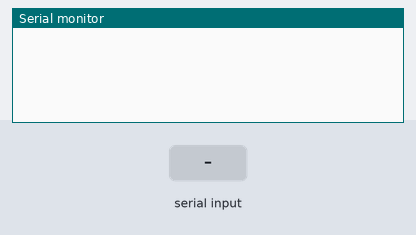
This sketch was run on a simulated Arduino Uno, built with avr-gcc and run on an emulated ATmega328P. Parts: the last lines printed to the serial monitor. The inputs (shaded band) are chosen by the test bench.

Above: at 1.2 s.
1.3 s: "90,45\n" received over Serial
At 2.7 s:
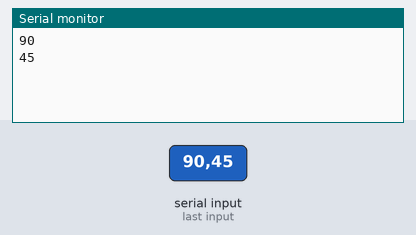
3.5 s: "30,150\n" received over Serial
At 5.4 s:
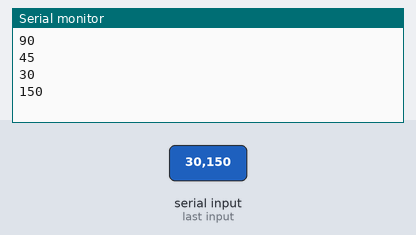
Timing chart, 0 to 6.9 s (numbered marks = the images above; inputs shaded):
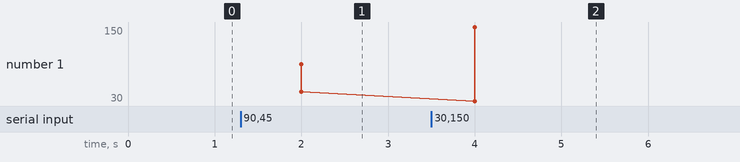

The sketch:

ReceiveDataESP.ino
```cpp
/* ReceiveDataESP.ino
 *
 * Program used in order to receive data over serial communication
 * from another Arduino board.
 *
 * Connect Rx pin of the ESP to Tx pin of the Arduino board
 * Connect Tx pin of the ESP to Rx pin of the Arduino board
 * NOTE: These wires should not be plugged in while uploading the code
 * Connect both boards to GND
 *
 * created 13/01/2022
 * by Victor Leweke
 * last modified 14/01/2022
 */

int const numVariables = 2;        // Define number of variables to be received
int arr[numVariables];             // Create an empty array with size equal to number of variables

void setup() {

  Serial.begin(115200);
  while (!Serial) { // Make sure the connection is established
    ;
  }
}


void loop() {

  if (Serial.available() > numVariables+1) {
    for (int i = 0; i < numVariables; i++) {
      arr[i] = (int)Serial.parseInt();      // Each variable is assigned to an index in the array
      Serial.println(arr[i]);               // For testing
    }
  }
  delay(1000);
}
```

Measured:
- after the input at 1.3 s, the serial monitor: prints a new line after 0.70 s (image 1)
- after the input at 3.5 s, the serial monitor: prints a new line after 0.50 s (image 2)
- plotted number 1: 45 → 150 after the input at 3.5 s
